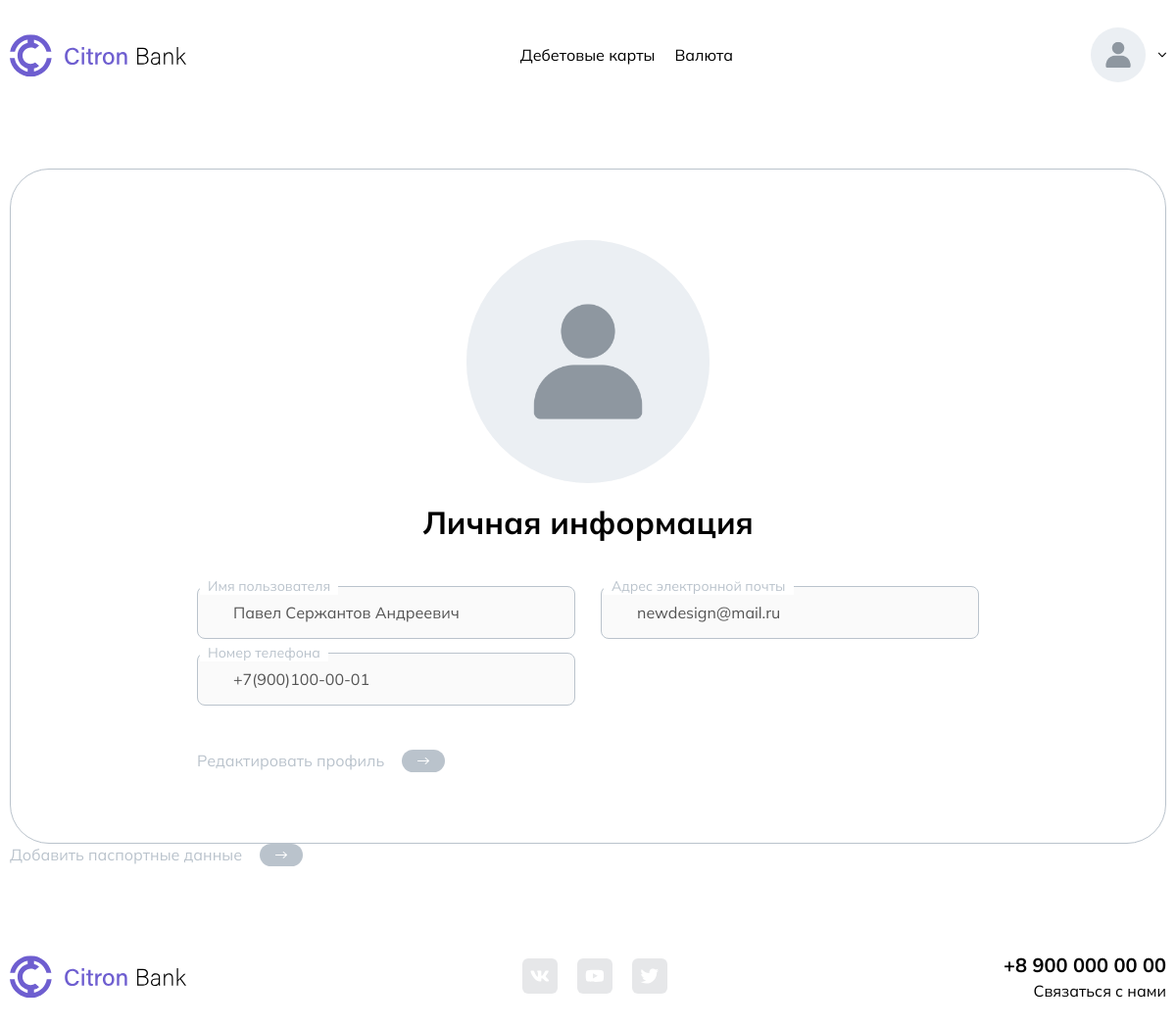
Page /index.php?page=settings&id=12 (signed in) on the committed database.
### tables this page shows
CREATE TABLE `bank_users` (
  `id_user` int NOT NULL,
  `first_name` varchar(255) NOT NULL,
  `middle_name` varchar(255) NOT NULL,
  `last_name` varchar(255) DEFAULT NULL,
  `email` varchar(255) DEFAULT NULL,
  `password` varchar(255) NOT NULL,
  `id_pasport` int DEFAULT NULL,
  `phone_number` varchar(20) NOT NULL,
  `image_path` varchar(255) DEFAULT NULL,
  `role` enum('user','admin','curier') NOT NULL DEFAULT 'user',
  `status` enum('banned','default','premium') NOT NULL DEFAULT 'default'
);

### pages/user_settings.php (the view, shortened to what this page needs)
<section class="profile-info">
    <div class="profile-info_container container">
        <div class="profile-info_box">
            <div class="profile_image_content">
                <div class="profile_image_box image_box">
                    <img src="<?php echo $user['image_path']?>" alt="" class="profile_image">
                </div>
            </div>
            <form action="actions/edit_profile.php" method="POST" class="profile_text-content">
                <h2>Личная информация</h2>
                <div id="profile_info_inputs" class="profile_inputs profile_info_inputs">
                    <div class="profile_input_box">
                        <?php
                            $user_full_name = "{$user['first_name']} {$user['middle_name']} {$user['last_name']}";
                        ?>
                        <input type="text" name="full_name" id="profile_info_input_name" class="profile_input_style" autocomplete="off" value="<?php echo $user_full_name?>" aria-labelledby="profile_info_placeholder_name">
                        <label for="profile_info_input_name" id="profile_info_placeholder_name" class="placeholder-text">
                            <span class="text">Имя пользователя</span>
                        </label>
                    </div>
                    <div class="profile_input_box">
                        <input type="text" name="email" id="profile_info_input_email" class="profile_input_style" autocomplete="off" value="<?php echo $user['email']?>" aria-labelledby="profile_info_placeholder_email">
                        <label for="profile_info_input_email" id="profile_info_placeholder_email" class="placeholder-text">
                            <span class="text">Адрес электронной почты</span>
                        </label>
                    </div>
                    <div class="profile_input_box">
                        <input type="tel" name="number_phone" id="profile_info_input_phone_number" class="profile_input_style phone_input" autocomplete="off" value="<?php echo $user['phone_number']?>" aria-labelledby="profile_info_placeholder_phone_number">
                        <label for="profile_info_input_phone_number" id="profile_info_placeholder_phone_number" class="placeholder-text">
                            <span class="text">Номер телефона</span>
                        </label>
                    </div>
                </div>
                <div class="profile_buttons_block">
                    <a href="#" class="profile_button_content profile_edit_button">
                        <p>Редактировать профиль</p>
                        <div class="profile_edit_image_box image_box">
                        </div>
                    </a>
                </div>
            </form>
        </div>
        <?php
            $pasportID = $user['id_pasport'];
            $pasportData = $database->query("SELECT * FROM `bank_user-pasport` WHERE `id_pasport`='$pasportID'")->fetch(PDO::FETCH_ASSOC);
            if($pasportID) {
                echo '
                <div class="container">
                    <div class="pasport-info_box">
                        <div class="pasport-data ">
                            <div class="pasport-info_header">
                                '; icons('pasport-icon', 40, 'var(--other-text-color)'); echo '
                                <h2>Паспортные данные</h2>
                            </div>
                            <div class="pasport_content">
                                <div class="data-box">
                                    <p class="data-title">Серия:</p>
                                    <p class="data-content">'.$pasportData['serial'].'</p>
                                </div>
                                <div class="data-box">
                                    <p class="data-title">Номер:</p>
                                    <p class="data-content">'.$pasportData['number'].'</p>
                                </div>
                            </div>
                        </div>
                    </div>
                </div>
                ';
            } else {
                echo '
                <a href="?page=addPasportData" class="profile_button_content profile_edit_button">
                    <p>Добавить паспортные данные</p>
                    <div class="profile_edit_image_box image_box">
                        <svg  class="profile_edit-icon" width="14" height="8" viewBox="0 0 14 8" fill="none" xmlns="http://www.w3.org/2000/svg">
                            <path fill-rule="evenodd" clip-rule="evenodd" d="M9.948 0.159096L13.8217 3.61591C14.0594 3.82804 14.0594 4.17196 13.8217 4.38409L9.948 7.8409C9.71029 8.05303 9.32489 8.05303 9.08718 7.8409C8.84947 7.62878 8.84947 7.28485 9.08718 7.07272L11.9218 4.54319H0V3.45681H11.9218L9.08718 0.927277C8.84947 0.715149 8.84947 0.371223 9.08718 0.159096C9.32489 -0.0530319 9.71029 -0.0530319 9.948 0.159096Z" fill=""/>
                        </svg>
                    </div>
                </a>
                ';
            }
        ?>
    </div>
</section>

### pages/components/header.php (shortened to what this page needs)
<header class="header">
    <div class="header_container container">
        <a href="?page=main_page" class="logotype_box">
            <img src="img/logos/Citron-Bank_Full-Logotype.svg" alt="" class="logotype_img">
        </a>
        <ul class="menu">
            <li><a href="?page=debit_cards" class="menu_link">Дебетовые карты</a></li>
            <li><a href="?page=currency" class="menu_link">Валюта</a></li>
        </ul>
        <?php
            if(isset($_SESSION['USER'])) {
                echo '
                <div class="profile_menu">
                    <div class="profile_buttons">
                        <div class="user_payment">
                            ';
                            echo '
                        </div>
                        <div class="user_profile_box">
                            <div class="user_img_box">
                                <img src="'.$user['image_path'].'" alt="" class="user_img">
                            </div>
                            <svg class="profile_arrow arrow_icon" width="9" height="6" viewBox="0 0 9 6" fill="none" xmlns="http://www.w3.org/2000/svg">
                                <path fill-rule="evenodd" clip-rule="evenodd" d="M8.83824 1.62443L5.32362 5.1609C5.10794 5.37791 4.75827 5.37791 4.54259 5.1609L1.02797 1.62443C0.812292 1.40741 0.812292 1.05556 1.02797 0.838543C1.24364 0.621527 1.59332 0.621527 1.809 0.838543L4.60959 3.65655L5.25662 3.65655L8.05722 0.838543C8.27289 0.621527 8.62257 0.621527 8.83824 0.838543C9.05392 1.05556 9.05392 1.40741 8.83824 1.62443Z" fill="black"/>
                            </svg>
                        </div>
                    </div>
                    <ul class="submenu_profile">
                        <li>
                            <a href="?page=profile&id='.$id_user.'" class="submenu_link">
                                <div class="submenu_image_box image_box">
                                    '; icons('profile', 26, '#000'); echo '
                                </div>
                                <p class="submenu_link-text">
                                    Личный кабинет
                                </p>
                            </a>
                        </li>
                        <li>
                            <a href="?page=settings&id='.$id_user.'" class="submenu_link">
                                <div class="submenu_image_box image_box">
                                    '; icons('setting', 26, '#000'); echo '
                                </div>
                                <p class="submenu_link-text">
                                    Настройки профиля
                                </p>
                            </a>
                        </li>
                        <li>
                            <a href="?do=exit" class="submenu_link exit_link">
                                <div class="submenu_image_box image_box">
                                '; icons('exit', 26, '#000'); echo '
                                </div>
                                <p class="submenu_link-text">
                                    Выйти
                                </p>
                            </a>
                        </li>
                    </ul>
                </div>
                ';
            }
        ?>
    </div>
</header>

### rows in the picture
bank_users: image_path (placeholder picture), full_name "Павел Сержантов Андреевич", email "newdesign@mail.ru", number_phone "+7(900)100-00-01"
